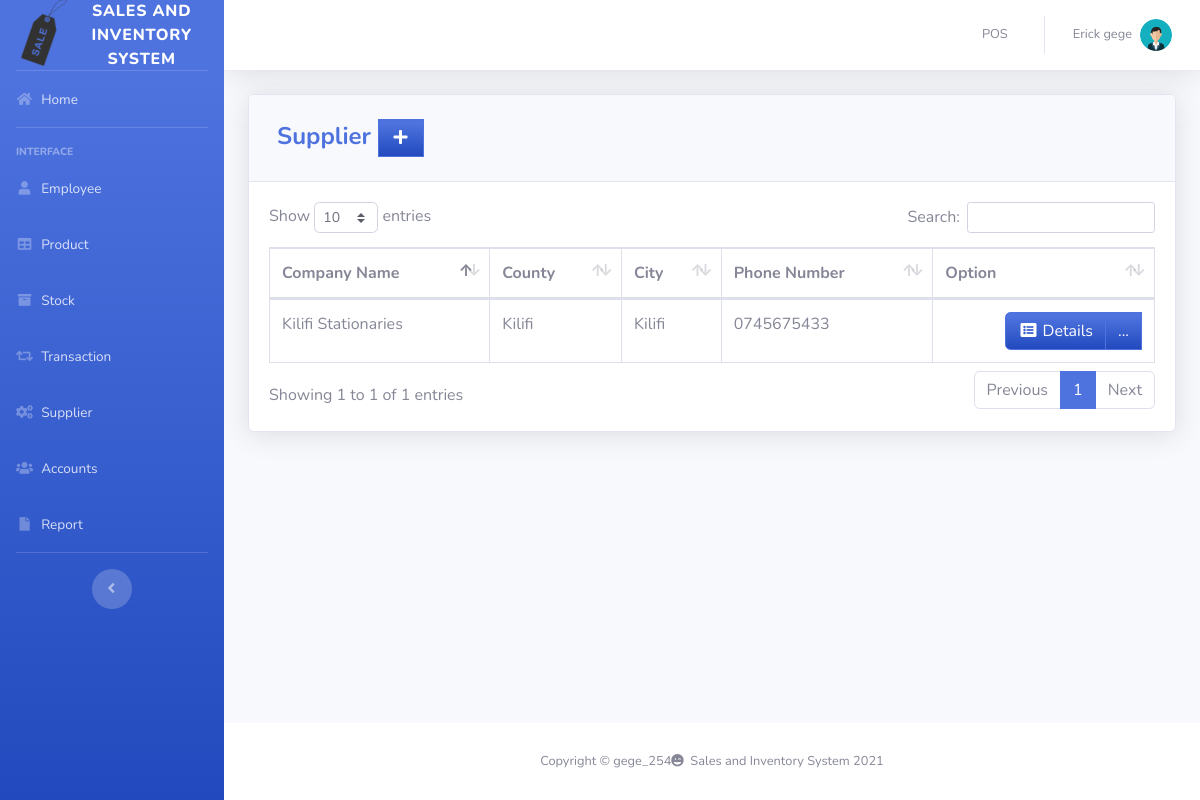
/pages/supplier.php (signed in), run on the app's committed database.
### tables this page shows
CREATE TABLE `supplier` (
  `SUPPLIER_ID` int(11) NOT NULL,
  `COMPANY_NAME` varchar(50) DEFAULT NULL,
  `LOCATION_ID` int(11) NOT NULL,
  `PHONE_NUMBER` varchar(11) DEFAULT NULL
);

CREATE TABLE `location` (
  `LOCATION_ID` int(11) NOT NULL,
  `PROVINCE` varchar(100) DEFAULT NULL,
  `CITY` varchar(100) DEFAULT NULL
);

### pages/supplier.php (the view, shortened to what this page needs)
<?php
include'../includes/connection.php';
include'../includes/sidebar.php';
?>
            <div class="card shadow mb-4">
            <div class="card-header py-3">
              <h4 class="m-2 font-weight-bold text-primary">Supplier&nbsp;<a  href="#" data-toggle="modal" data-target="#supplierModal" type="button" class="btn btn-primary bg-gradient-primary" style="border-radius: 0px;"><i class="fas fa-fw fa-plus"></i></a></h4>
            </div>
            <div class="card-body">
              <div class="table-responsive">
                <table class="table table-bordered" id="dataTable" width="100%" cellspacing="0">
               <thead>
                   <tr>
                       <th>Company Name</th>
                       <th>County</th>
                       <th>City</th>
                       <th>Phone Number</th>
                       <th>Option</th>
                   </tr>
               </thead>
          <tbody>
<?php
    $query = 'SELECT SUPPLIER_ID, COMPANY_NAME, l.PROVINCE, l.CITY, PHONE_NUMBER FROM supplier s join location l on s.LOCATION_ID=l.LOCATION_ID';
        $result = mysqli_query($db, $query) or die (mysqli_error($db));
            while ($row = mysqli_fetch_assoc($result)) {
                echo '<tr>';
                echo '<td>'. $row['COMPANY_NAME'].'</td>';
                echo '<td>'. $row['PROVINCE'].'</td>';
                echo '<td>'. $row['CITY'].'</td>';
                echo '<td>'. $row['PHONE_NUMBER'].'</td>';
                      echo '<td align="right"> <div class="btn-group">
                              <a type="button" class="btn btn-primary bg-gradient-primary" href="sup_searchfrm.php?action=edit & id='.$row['SUPPLIER_ID'] . '"><i class="fas fa-fw fa-list-alt"></i> Details</a>
                            <div class="btn-group">
                              <a type="button" class="btn btn-primary bg-gradient-primary dropdown no-arrow" data-toggle="dropdown" style="color:white;">
                              ... <span class="caret"></span></a>
                            <ul class="dropdown-menu text-center" role="menu">
                                <li>
                                  <a type="button" class="btn btn-warning bg-gradient-warning btn-block" style="border-radius: 0px;" href="sup_edit.php?action=edit & id='.$row['SUPPLIER_ID']. '">
                                    <i class="fas fa-fw fa-edit"></i> Edit
                                  </a>
                                </li>
                            </ul>
                            </div>
                          </div> </td>';
                      echo '</tr> ';
                        }
?>
                                </tbody>
                            </table>
                        </div>
                    </div>
                  </div>
<?php
include'../includes/footer.php';
?>

### data on the page
supplier: COMPANY_NAME "Kilifi Stationaries", LOCATION_ID.PROVINCE "Kilifi", LOCATION_ID.CITY "Kilifi", PHONE_NUMBER "0745675433"

### other printed values
$_SESSION['FIRST_NAME'] "Erick"
$_SESSION['LAST_NAME'] "gege"
